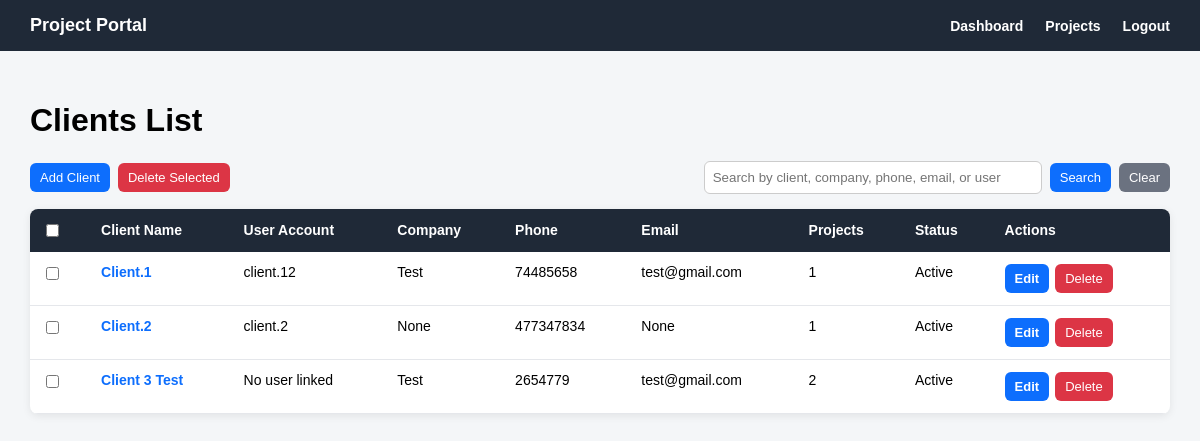
/clients/ (signed in), run on an earlier commit of the app's database.
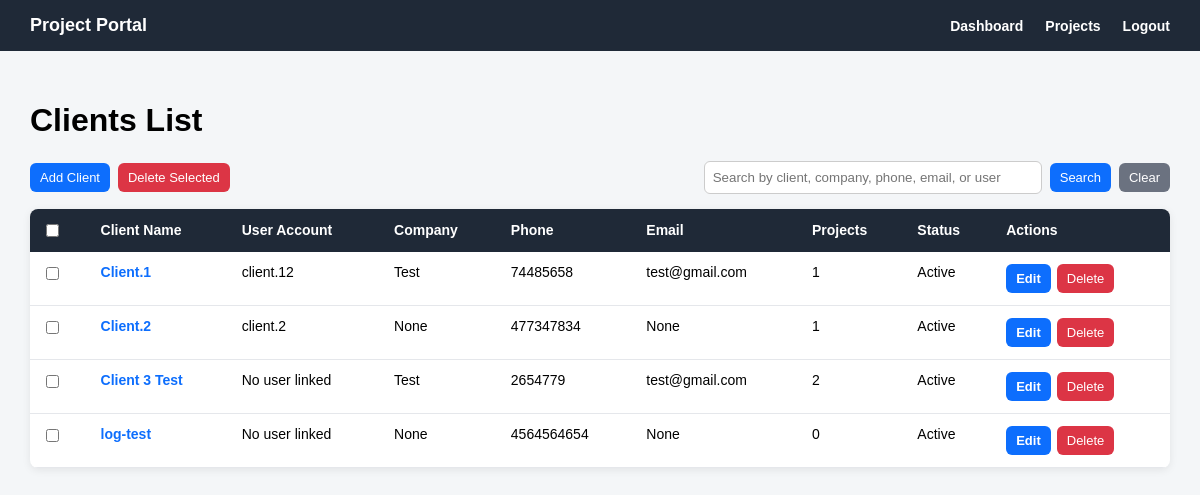
And on a later commit of the database.
### clients/models.py (models this page shows, shortened)
class Client(models.Model):
    user = models.OneToOneField(
        settings.AUTH_USER_MODEL,
        on_delete=models.CASCADE,
        related_name='client_profile',
        blank=True,
        null=True
    )
    client_name = models.CharField(max_length=150)
    company_name = models.CharField(max_length=150, blank=True, null=True)
    phone = models.CharField(max_length=30)
    email = models.EmailField(blank=True, null=True)
    address = models.TextField(blank=True, null=True)
    is_active = models.BooleanField(default=True)
    created_at = models.DateTimeField(auto_now_add=True)

### accounts/models.py (models this page shows)
class User(AbstractUser):
    class Role(models.TextChoices):
        ADMIN = 'ADMIN', 'Admin'
        ENGINEER = 'ENGINEER', 'Engineer'
        CLIENT = 'CLIENT', 'Client'
    role = models.CharField(
        max_length=20,
        choices=Role.choices,
        default=Role.CLIENT
    )

### clients/views.py (the view, shortened to what this page needs)
# urls.py: path('', client_list_view, name='client_list'),
@login_required
def client_list_view(request):
    if request.user.role != 'ADMIN':
        clients = Client.objects.none()
    else:
        clients = Client.objects.all()
    search_query = request.GET.get('q')
    return render(request, 'clients/client_list.html', {
    'clients': clients,
    'search_query': search_query,
})

### templates/clients/client_list.html (shortened to what this page needs)
{% extends 'base.html' %}
{% block content %}
<div class="page-header">
    <h1>Clients List</h1>
</div>
{% if clients %}
    {% if request.user.role == 'ADMIN' %}
        <div class="top-actions-row">
            <div style="display: flex; gap: 8px; align-items: center;">
                <a href="{% url 'clients:client_add' %}" class="btn btn-primary">
                    Add Client
                </a>
                <button type="submit" form="bulkDeleteClientsForm" class="btn btn-danger">
                    Delete Selected
                </button>
            </div>
            <div class="search-box">
                <input type="text"
                       id="clientSearchInput"
                       value="{{ search_query|default:'' }}"
                       placeholder="Search by client, company, phone, email, or user"
                       onkeydown="if(event.key === 'Enter'){ event.preventDefault(); searchClients(); }">
                <button type="button" class="btn btn-primary" onclick="searchClients()">
                    Search
                </button>
                <a href="{% url 'clients:client_list' %}" class="btn btn-secondary">
                    Clear
                </a>
            </div>
        </div>
    {% endif %}
    <table class="clients-table">
        <tr>
            {% if request.user.role == 'ADMIN' %}
                <th>
                    <input type="checkbox" onclick="toggleClientCheckboxes(this)">
                </th>
            {% endif %}
            <th>Client Name</th>
            <th>User Account</th>
            <th>Company</th>
            <th>Phone</th>
            <th>Email</th>
            <th>Projects</th>
            <th>Status</th>
            {% if request.user.role == 'ADMIN' %}
                <th>Actions</th>
            {% endif %}
        </tr>
        {% for client in clients %}
            <tr>
                {% if request.user.role == 'ADMIN' %}
                    <td>
                        <input type="checkbox"
                               name="selected_clients"
                               value="{{ client.pk }}"
                               form="bulkDeleteClientsForm">
                    </td>
                {% endif %}
                <td>
                    <a href="{% url 'clients:client_detail' client.pk %}">
                        {{ client.client_name }}
                    </a>
                </td>
                <td>
                    {% if client.user %}
                        {{ client.user.username }}
                    {% else %}
                        No user linked
                    {% endif %}
                </td>
                <td>{{ client.company_name }}</td>
                <td>{{ client.phone }}</td>
                <td>{{ client.email }}</td>
                <td>{{ client.projects.count }}</td>
                <td>
                    {% if client.is_active %}
                        Active
                    {% else %}
                        Inactive
                    {% endif %}
                </td>
                {% if request.user.role == 'ADMIN' %}
                    <td>
                        <div class="table-actions">
                            <a href="{% url 'clients:client_edit' client.pk %}" class="btn btn-primary">
                                Edit
                            </a>
                            <form method="post"
                                  action="{% url 'clients:client_delete' client.pk %}"
                                  style="margin: 0;"
                                  onsubmit="return confirm('Are you sure you want to delete this client? This may affect related projects linked to this client.');">
                                <button type="submit" class="btn btn-danger">
                                    Delete
                                </button>
                            </form>
                        </div>
                    </td>
                {% endif %}
            </tr>
        {% endfor %}
    </table>
{% endif %}
{% endblock %}

What changed in the data, as far as the page shows it:
added Client: client_name "log-test", shows "No user linked", company_name "None", phone "4564564654", email "None", projects.count "0", is_active "Active"
